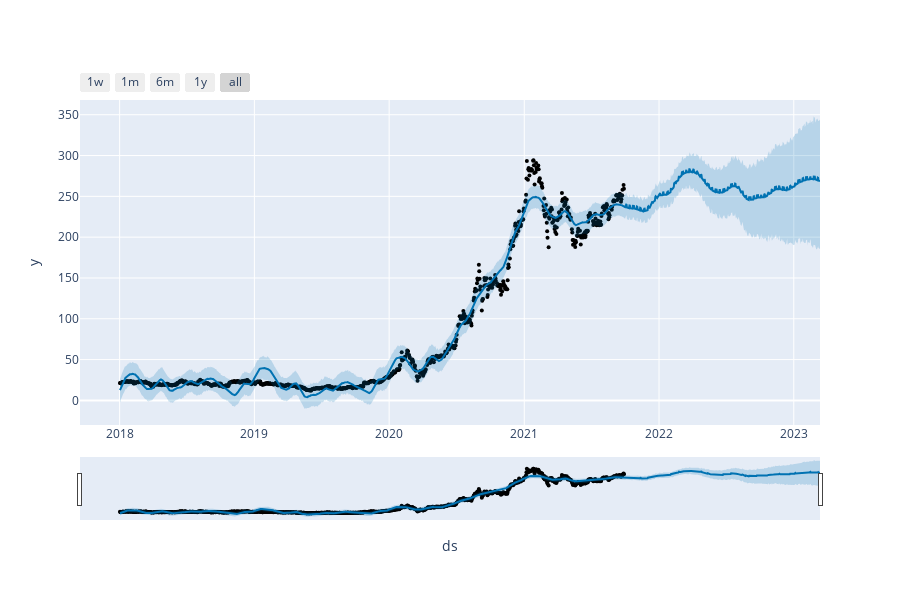

The code cell stored with this chart in its notebook:
### Code cell
plot_plotly(m ,forecast)

### Figure 1 — Plotly figure (JSON) as saved in the notebook; plotly's stock layout.template omitted (floating-point values rounded to 4 significant figures; data arrays with more than 128 entries replaced by an {"elided": "..."} marker saying what was removed)
{"data": [{"marker": {"color": "black", "size": 4}, "mode": "markers", "name": "Actual", "type": "scatter", "x": {"elided": "942 str values"}, "y": {"elided": "942 float values"}}, {"hoverinfo": "skip", "line": {"width": 0}, "mode": "lines", "type": "scatter", "x": {"elided": "1307 str values"}, "y": {"elided": "1307 float values"}}, {"fill": "tonexty", "fillcolor": "rgba(0, 114, 178, 0.2)", "line": {"color": "#0072B2", "width": 2}, "mode": "lines", "name": "Predicted", "type": "scatter", "x": {"elided": "1307 str values"}, "y": {"elided": "1307 float values"}}, {"fill": "tonexty", "fillcolor": "rgba(0, 114, 178, 0.2)", "hoverinfo": "skip", "line": {"width": 0}, "mode": "lines", "type": "scatter", "x": {"elided": "1307 str values"}, "y": {"elided": "1307 float values"}}], "layout": {"height": 600, "showlegend": false, "width": 900, "xaxis": {"rangeselector": {"buttons": [{"count": 7, "label": "1w", "step": "day", "stepmode": "backward"}, {"count": 1, "label": "1m", "step": "month", "stepmode": "backward"}, {"count": 6, "label": "6m", "step": "month", "stepmode": "backward"}, {"count": 1, "label": "1y", "step": "year", "stepmode": "backward"}, {"step": "all"}]}, "rangeslider": {"visible": true}, "title": {"text": "ds"}, "type": "date"}, "yaxis": {"title": {"text": "y"}}}}
